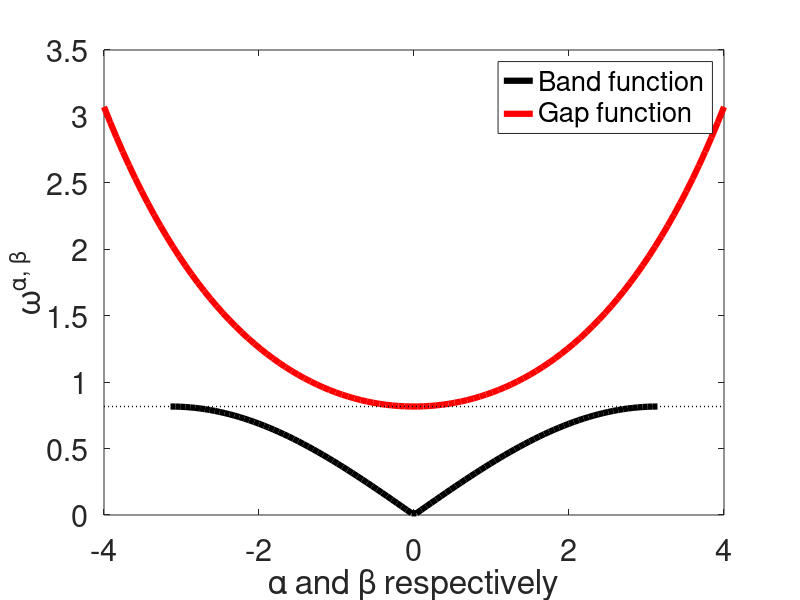

Reproduce this figure in MATLAB.
%{
    ---------------------------------------------------------
    Author(s):    [Erik Orvehed HILTUNEN , Yannick DE BRUIJN]
    Date:         [November 2024]
    Description:  [Subwavelength Spectral Plot for a 1D resonator Chain]
    ---------------------------------------------------------
%}

% Objective:
%   Generate a spectral plot for a resonator chain. 
%   A complete derivation of the formula used in this implementation 
%   can be found in arXiv:2409.14537.

clear all;
close all;

% --- Set the parameters ---
    delta = 0.1;        % Contrast (jump of the normal derivative)
    s_1   = 0.6;        % Spacing between the resonators
    N_points = 100;     % Discretisation points used in plot

% --- Define the Bandfunctions in the subwavelength regime ---
    f_1 = @(x) sqrt(delta * (2 / s_1) * (1 - cos(x)));
    f_2 = @(x) sqrt(delta * (2 / s_1) * (1 + cosh(x)));

% --- Define the range for x ---
    x_range = linspace(-pi, pi, N_points);         % First Brillouin zone
    beta_range_2 = linspace(-4, 4, N_points);      % Real numbers

% --- Evaluate the functions on the grid ---
    y_values_1 = real(f_1(x_range));               % Real band 
    y_values_2 = real(f_2(beta_range_2));          % Complex band 

% --- Plotting the spectral Bands ---
    figure;
    lw = 4.5;   % Linewidth
    fs = 18;    % Fontsize
    
    % Plotting of the Bands
    plot(x_range, y_values_1, 'k', 'LineWidth', lw);
    hold on;
    pbaspect([8 6 1]); % Set the ratio to 10:6
    plot(beta_range_2, y_values_2, 'r', 'LineWidth', lw);
    
    % Horizontal lines separating the Band and Bandgap
    y_val = f_1(pi);
    line([-4, 4], [y_val, y_val], 'Color', 'k', 'LineStyle', ':', 'LineWidth', 1);
    
    % Adding labels, legend and ticks
    xlabel('\alpha and \beta respectively', 'FontSize', fs);
    ylabel('\omega^{\alpha, \beta}', 'FontSize', fs);
    legend('Band function', 'Gap function', 'Location', 'northeast', 'FontSize', fs+2);
    set(gca, 'FontSize', fs+4); 
    saveas(gcf, 'Band_1D_Single.pdf');
    hold off;
